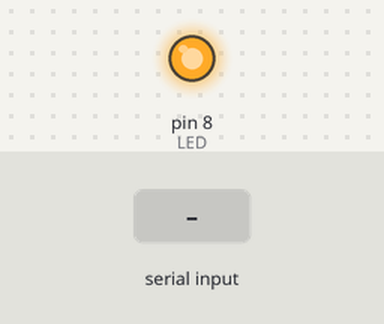
Simulated run of this sketch. Board: Arduino Uno, built with avr-gcc and run on an emulated ATmega328P. Parts: output pins drawn as LEDs (lit = HIGH). Dashed ring = blinking. The inputs (shaded band) are chosen by the test bench. What the sketch prints to the serial monitor is not drawn.

Above: at 0.1 s.
At 5.2 s:
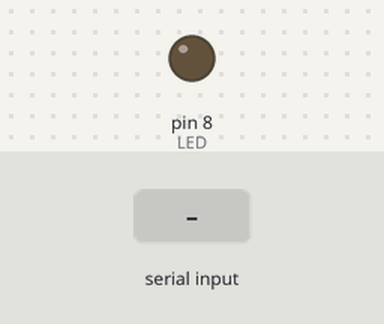
5.3 s: "L" received over Serial
At 6.3 s:
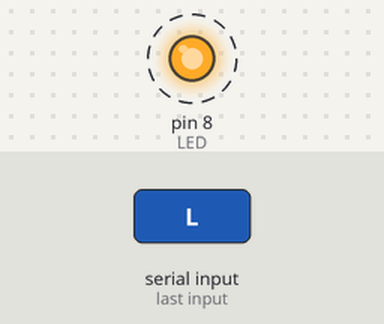
8.3 s: "D" received over Serial
Timing chart, 0 to 11.3 s (numbered marks = the images above; inputs shaded):
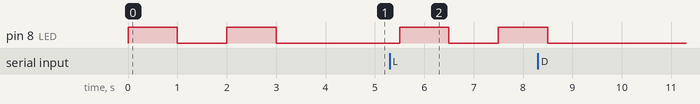

The sketch:

bluetooth.ino
```cpp
// (licence header left out)
int LED = 8;         // LED pin
int DoorPin = 0;     // Door open sensor


void blink();

void setup()
{

  pinMode(LED, OUTPUT);
  pinMode(DoorPin, INPUT);

  digitalWrite(LED, LOW);

  Serial.begin(9600);

  blink();
}

void blink()
{
  digitalWrite(LED, HIGH);
  delay(1000);
  digitalWrite(LED, LOW);
  delay(1000);
  digitalWrite(LED, HIGH);
  delay(1000);
  digitalWrite(LED, LOW);
  delay(1000);
}


void loop()
{

  while (Serial.available()  > 0 ){
    // read the oldest byte in the serial buffer:
    byte incomingByte = Serial.read();
    // if it's a capital R, reset the counter
    if (incomingByte == 'L') { // Led
      blink();
    }
    else if (incomingByte == 'D') { // Door sensor
      int doorSensor = analogRead(DoorPin);
      byte response = (doorSensor < 1000 ? 0 : 1 ); // 0: Open Door; 1: Close Door
      Serial.write(response);
    }

  }

  delay(500);

}
```

Measured:
- after the input at 5.3 s, pin 8 (LED): LOW → HIGH after 0.20 s, → LOW 1.0 s later, → HIGH 1.0 s later
